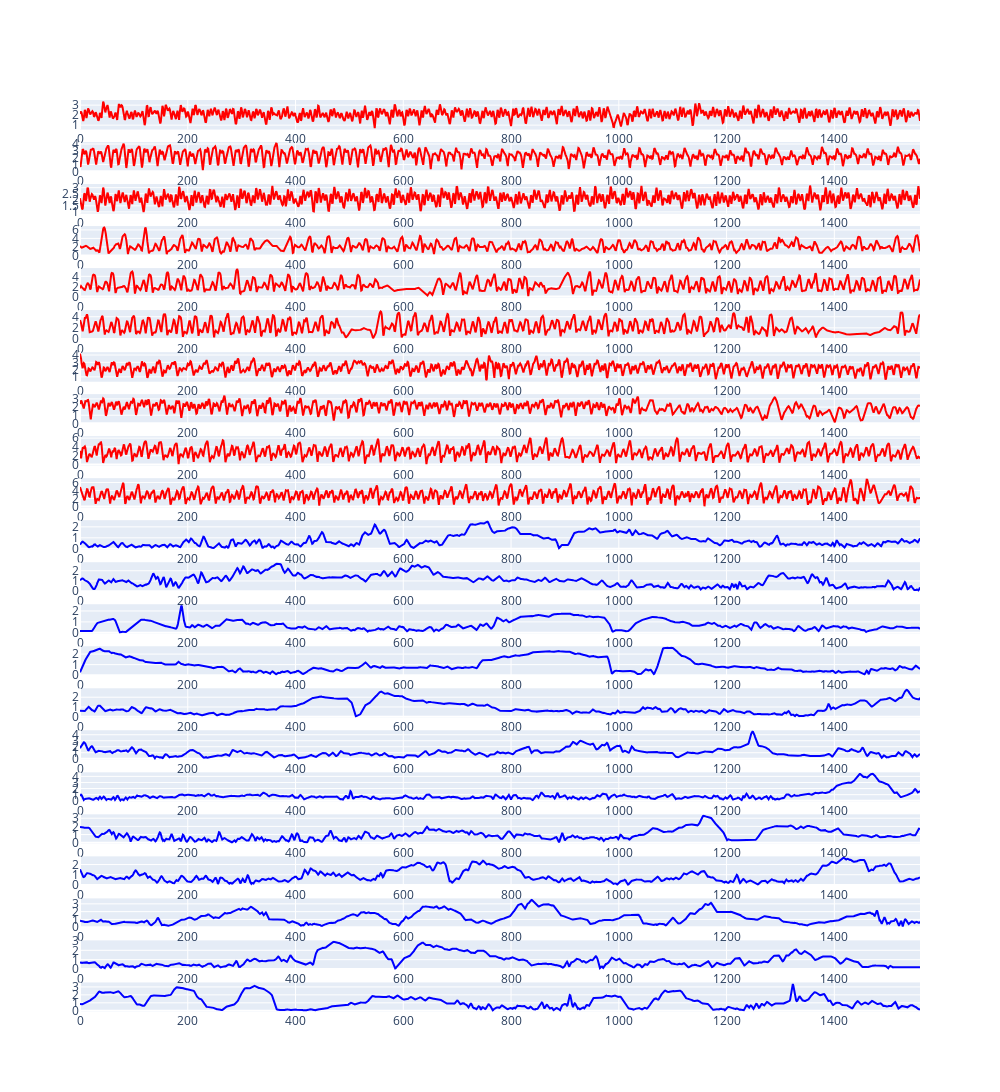

This figure's notebook cell:
### Markdown cell above
Plotting the acceleration timeseries you can easily see how regular the signals of the one class are (label 1 - red) compared to the other signals. Walking (red) is expected to be more regular in motion than driving (blue). So I would say the signals with label 1 are from walking and the ones with label 0 are from driving.

### Code cell
fig = make_subplots(rows=22, cols=1)

for seg_id in range(n_segments):
    fig.add_trace(go.Scatter( 
            y= total_accelerations[seg_id,:],
            line_shape='linear',
            line={"color":"red" if labels[seg_id]==1 else "blue"}
        ),
        row=seg_id++1, col=1
    )

fig.update_layout(height=1400, width=1000, showlegend=False)    
fig.show()

### Figure 1 — Plotly figure (JSON) as saved in the notebook; plotly's stock layout.template omitted (floating-point values rounded to 4 significant figures; data arrays with more than 128 entries replaced by an {"elided": "..."} marker saying what was removed)
{"data": [{"line": {"color": "red", "shape": "linear"}, "type": "scatter", "xaxis": "x", "y": {"elided": "1560 float values"}, "yaxis": "y"}, {"line": {"color": "red", "shape": "linear"}, "type": "scatter", "xaxis": "x2", "y": {"elided": "1560 float values"}, "yaxis": "y2"}, {"line": {"color": "red", "shape": "linear"}, "type": "scatter", "xaxis": "x3", "y": {"elided": "1560 float values"}, "yaxis": "y3"}, {"line": {"color": "red", "shape": "linear"}, "type": "scatter", "xaxis": "x4", "y": {"elided": "1560 float values"}, "yaxis": "y4"}, {"line": {"color": "red", "shape": "linear"}, "type": "scatter", "xaxis": "x5", "y": {"elided": "1560 float values"}, "yaxis": "y5"}, {"line": {"color": "red", "shape": "linear"}, "type": "scatter", "xaxis": "x6", "y": {"elided": "1560 float values"}, "yaxis": "y6"}, {"line": {"color": "red", "shape": "linear"}, "type": "scatter", "xaxis": "x7", "y": {"elided": "1560 float values"}, "yaxis": "y7"}, {"line": {"color": "red", "shape": "linear"}, "type": "scatter", "xaxis": "x8", "y": {"elided": "1560 float values"}, "yaxis": "y8"}, {"line": {"color": "red", "shape": "linear"}, "type": "scatter", "xaxis": "x9", "y": {"elided": "1560 float values"}, "yaxis": "y9"}, {"line": {"color": "red", "shape": "linear"}, "type": "scatter", "xaxis": "x10", "y": {"elided": "1560 float values"}, "yaxis": "y10"}, {"line": {"color": "blue", "shape": "linear"}, "type": "scatter", "xaxis": "x11", "y": {"elided": "1560 float values"}, "yaxis": "y11"}, {"line": {"color": "blue", "shape": "linear"}, "type": "scatter", "xaxis": "x12", "y": {"elided": "1560 float values"}, "yaxis": "y12"}, {"line": {"color": "blue", "shape": "linear"}, "type": "scatter", "xaxis": "x13", "y": {"elided": "1560 float values"}, "yaxis": "y13"}, {"line": {"color": "blue", "shape": "linear"}, "type": "scatter", "xaxis": "x14", "y": {"elided": "1560 float values"}, "yaxis": "y14"}, {"line": {"color": "blue", "shape": "linear"}, "type": "scatter", "xaxis": "x15", "y": {"elided": "1560 float values"}, "yaxis": "y15"}, {"line": {"color": "blue", "shape": "linear"}, "type": "scatter", "xaxis": "x16", "y": {"elided": "1560 float values"}, "yaxis": "y16"}, {"line": {"color": "blue", "shape": "linear"}, "type": "scatter", "xaxis": "x17", "y": {"elided": "1560 float values"}, "yaxis": "y17"}, {"line": {"color": "blue", "shape": "linear"}, "type": "scatter", "xaxis": "x18", "y": {"elided": "1560 float values"}, "yaxis": "y18"}, {"line": {"color": "blue", "shape": "linear"}, "type": "scatter", "xaxis": "x19", "y": {"elided": "1560 float values"}, "yaxis": "y19"}, {"line": {"color": "blue", "shape": "linear"}, "type": "scatter", "xaxis": "x20", "y": {"elided": "1560 float values"}, "yaxis": "y20"}, {"line": {"color": "blue", "shape": "linear"}, "type": "scatter", "xaxis": "x21", "y": {"elided": "1560 float values"}, "yaxis": "y21"}, {"line": {"color": "blue", "shape": "linear"}, "type": "scatter", "xaxis": "x22", "y": {"elided": "1560 float values"}, "yaxis": "y22"}], "layout": {"height": 1400, "showlegend": false, "width": 1000, "xaxis": {"anchor": "y", "domain": [0, 1]}, "xaxis10": {"anchor": "y10", "domain": [0, 1]}, "xaxis11": {"anchor": "y11", "domain": [0, 1]}, "xaxis12": {"anchor": "y12", "domain": [0, 1]}, "xaxis13": {"anchor": "y13", "domain": [0, 1]}, "xaxis14": {"anchor": "y14", "domain": [0, 1]}, "xaxis15": {"anchor": "y15", "domain": [0, 1]}, "xaxis16": {"anchor": "y16", "domain": [0, 1]}, "xaxis17": {"anchor": "y17", "domain": [0, 1]}, "xaxis18": {"anchor": "y18", "domain": [0, 1]}, "xaxis19": {"anchor": "y19", "domain": [0, 1]}, "xaxis2": {"anchor": "y2", "domain": [0, 1]}, "xaxis20": {"anchor": "y20", "domain": [0, 1]}, "xaxis21": {"anchor": "y21", "domain": [0, 1]}, "xaxis22": {"anchor": "y22", "domain": [0, 1]}, "xaxis3": {"anchor": "y3", "domain": [0, 1]}, "xaxis4": {"anchor": "y4", "domain": [0, 1]}, "xaxis5": {"anchor": "y5", "domain": [0, 1]}, "xaxis6": {"anchor": "y6", "domain": [0, 1]}, "xaxis7": {"anchor": "y7", "domain": [0, 1]}, "xaxis8": {"anchor": "y8", "domain": [0, 1]}, "xaxis9": {"anchor": "y9", "domain": [0, 1]}, "yaxis": {"anchor": "x", "domain": [0.9676, 1]}, "yaxis10": {"anchor": "x10", "domain": [0.5529, 0.5853]}, "yaxis11": {"anchor": "x11", "domain": [0.5068, 0.5393]}, "yaxis12": {"anchor": "x12", "domain": [0.4607, 0.4932]}, "yaxis13": {"anchor": "x13", "domain": [0.4147, 0.4471]}, "yaxis14": {"anchor": "x14", "domain": [0.3686, 0.401]}, "yaxis15": {"anchor": "x15", "domain": [0.3225, 0.355]}, "yaxis16": {"anchor": "x16", "domain": [0.2764, 0.3089]}, "yaxis17": {"anchor": "x17", "domain": [0.2304, 0.2628]}, "yaxis18": {"anchor": "x18", "domain": [0.1843, 0.2167]}, "yaxis19": {"anchor": "x19", "domain": [0.1382, 0.1707]}, "yaxis2": {"anchor": "x2", "domain": [0.9215, 0.9539]}, "yaxis20": {"anchor": "x20", "domain": [0.09215, 0.1246]}, "yaxis21": {"anchor": "x21", "domain": [0.04607, 0.07851]}, "yaxis22": {"anchor": "x22", "domain": [0, 0.03244]}, "yaxis3": {"anchor": "x3", "domain": [0.8754, 0.9079]}, "yaxis4": {"anchor": "x4", "domain": [0.8293, 0.8618]}, "yaxis5": {"anchor": "x5", "domain": [0.7833, 0.8157]}, "yaxis6": {"anchor": "x6", "domain": [0.7372, 0.7696]}, "yaxis7": {"anchor": "x7", "domain": [0.6911, 0.7236]}, "yaxis8": {"anchor": "x8", "domain": [0.645, 0.6775]}, "yaxis9": {"anchor": "x9", "domain": [0.599, 0.6314]}}}
